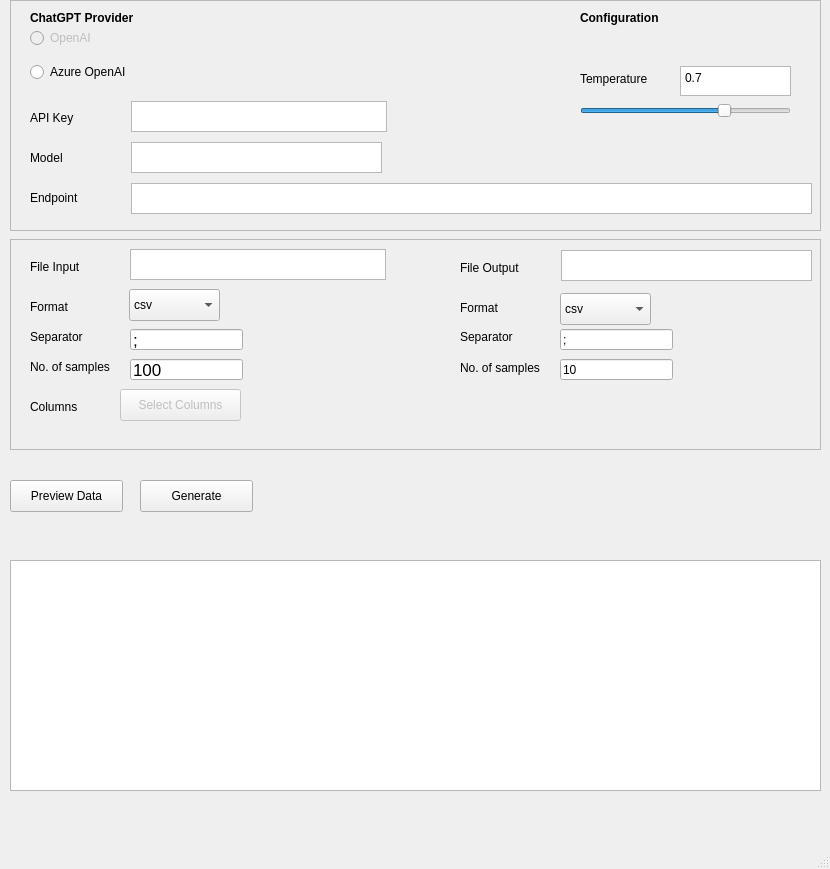
<?xml version="1.0" encoding="UTF-8"?>
<ui version="4.0">
 <class>MainWindow</class>
 <widget class="QMainWindow" name="MainWindow">
  <property name="geometry">
   <rect>
    <x>0</x>
    <y>0</y>
    <width>830</width>
    <height>869</height>
   </rect>
  </property>
  <property name="windowTitle">
   <string>MainWindow</string>
  </property>
  <widget class="QWidget" name="centralwidget">
   <widget class="QLabel" name="labelOpenai">
    <property name="geometry">
     <rect>
      <x>30</x>
      <y>10</y>
      <width>131</width>
      <height>16</height>
     </rect>
    </property>
    <property name="text">
     <string>&lt;html&gt;&lt;head/&gt;&lt;body&gt;&lt;p&gt;&lt;span style=&quot; font-weight:600;&quot;&gt;ChatGPT Provider&lt;/span&gt;&lt;/p&gt;&lt;/body&gt;&lt;/html&gt;</string>
    </property>
   </widget>
   <widget class="QPlainTextEdit" name="plainTextEditTemperature">
    <property name="geometry">
     <rect>
      <x>680</x>
      <y>66</y>
      <width>111</width>
      <height>30</height>
     </rect>
    </property>
    <property name="plainText">
     <string>0.7</string>
    </property>
   </widget>
   <widget class="QPlainTextEdit" name="plainTextEditApikey">
    <property name="geometry">
     <rect>
      <x>131</x>
      <y>101</y>
      <width>256</width>
      <height>31</height>
     </rect>
    </property>
    <property name="maximumSize">
     <size>
      <width>16777215</width>
      <height>31</height>
     </size>
    </property>
    <property name="font">
     <font>
      <pointsize>12</pointsize>
     </font>
    </property>
   </widget>
   <widget class="QLabel" name="labelTemperature">
    <property name="geometry">
     <rect>
      <x>580</x>
      <y>71</y>
      <width>91</width>
      <height>16</height>
     </rect>
    </property>
    <property name="text">
     <string>&lt;html&gt;&lt;head/&gt;&lt;body&gt;&lt;p&gt;Temperature&lt;/p&gt;&lt;/body&gt;&lt;/html&gt;</string>
    </property>
   </widget>
   <widget class="QLabel" name="labelApikey">
    <property name="geometry">
     <rect>
      <x>30</x>
      <y>110</y>
      <width>71</width>
      <height>16</height>
     </rect>
    </property>
    <property name="maximumSize">
     <size>
      <width>16777215</width>
      <height>16</height>
     </size>
    </property>
    <property name="text">
     <string>API Key</string>
    </property>
   </widget>
   <widget class="QSlider" name="horizontalSliderTemperature">
    <property name="geometry">
     <rect>
      <x>580</x>
      <y>100</y>
      <width>211</width>
      <height>22</height>
     </rect>
    </property>
    <property name="maximum">
     <number>100</number>
    </property>
    <property name="value">
     <number>70</number>
    </property>
    <property name="orientation">
     <enum>Qt::Horizontal</enum>
    </property>
   </widget>
   <widget class="QLabel" name="labelConfiguration">
    <property name="geometry">
     <rect>
      <x>580</x>
      <y>10</y>
      <width>91</width>
      <height>16</height>
     </rect>
    </property>
    <property name="text">
     <string>&lt;html&gt;&lt;head/&gt;&lt;body&gt;&lt;p&gt;&lt;span style=&quot; font-weight:600;&quot;&gt;Configuration&lt;/span&gt;&lt;/p&gt;&lt;/body&gt;&lt;/html&gt;</string>
    </property>
   </widget>
   <widget class="QLabel" name="labelModel">
    <property name="geometry">
     <rect>
      <x>30</x>
      <y>150</y>
      <width>71</width>
      <height>16</height>
     </rect>
    </property>
    <property name="maximumSize">
     <size>
      <width>16777215</width>
      <height>16</height>
     </size>
    </property>
    <property name="text">
     <string>Model</string>
    </property>
   </widget>
   <widget class="QPlainTextEdit" name="plainTextEditModel">
    <property name="geometry">
     <rect>
      <x>131</x>
      <y>142</y>
      <width>251</width>
      <height>31</height>
     </rect>
    </property>
    <property name="maximumSize">
     <size>
      <width>16777215</width>
      <height>31</height>
     </size>
    </property>
    <property name="font">
     <font>
      <pointsize>13</pointsize>
     </font>
    </property>
   </widget>
   <widget class="QLabel" name="labelEndpoint">
    <property name="geometry">
     <rect>
      <x>30</x>
      <y>190</y>
      <width>71</width>
      <height>16</height>
     </rect>
    </property>
    <property name="maximumSize">
     <size>
      <width>16777215</width>
      <height>16</height>
     </size>
    </property>
    <property name="text">
     <string>Endpoint</string>
    </property>
   </widget>
   <widget class="QPlainTextEdit" name="plainTextEditEndpoint">
    <property name="geometry">
     <rect>
      <x>131</x>
      <y>183</y>
      <width>681</width>
      <height>31</height>
     </rect>
    </property>
    <property name="maximumSize">
     <size>
      <width>16777215</width>
      <height>31</height>
     </size>
    </property>
    <property name="font">
     <font>
      <pointsize>9</pointsize>
     </font>
    </property>
   </widget>
   <widget class="QFrame" name="frame">
    <property name="geometry">
     <rect>
      <x>10</x>
      <y>0</y>
      <width>811</width>
      <height>231</height>
     </rect>
    </property>
    <property name="frameShape">
     <enum>QFrame::StyledPanel</enum>
    </property>
    <property name="frameShadow">
     <enum>QFrame::Raised</enum>
    </property>
    <widget class="QWidget" name="layoutWidget">
     <property name="geometry">
      <rect>
       <x>20</x>
       <y>20</y>
       <width>131</width>
       <height>71</height>
      </rect>
     </property>
     <layout class="QGridLayout" name="gridLayout">
      <item row="0" column="0">
       <widget class="QRadioButton" name="radioOpenai">
        <property name="enabled">
         <bool>false</bool>
        </property>
        <property name="text">
         <string>OpenAI</string>
        </property>
       </widget>
      </item>
      <item row="1" column="0">
       <widget class="QRadioButton" name="radioAzureopenai">
        <property name="text">
         <string>Azure OpenAI</string>
        </property>
       </widget>
      </item>
     </layout>
    </widget>
   </widget>
   <widget class="QPlainTextEdit" name="plainTextEditFileoutput">
    <property name="geometry">
     <rect>
      <x>561</x>
      <y>250</y>
      <width>251</width>
      <height>31</height>
     </rect>
    </property>
    <property name="maximumSize">
     <size>
      <width>16777215</width>
      <height>31</height>
     </size>
    </property>
    <property name="font">
     <font>
      <pointsize>9</pointsize>
     </font>
    </property>
   </widget>
   <widget class="QLabel" name="labelFileoutput">
    <property name="geometry">
     <rect>
      <x>460</x>
      <y>260</y>
      <width>71</width>
      <height>16</height>
     </rect>
    </property>
    <property name="maximumSize">
     <size>
      <width>16777215</width>
      <height>16</height>
     </size>
    </property>
    <property name="text">
     <string>File Output</string>
    </property>
   </widget>
   <widget class="QLabel" name="labelFormatoutput">
    <property name="geometry">
     <rect>
      <x>460</x>
      <y>300</y>
      <width>71</width>
      <height>16</height>
     </rect>
    </property>
    <property name="maximumSize">
     <size>
      <width>16777215</width>
      <height>16</height>
     </size>
    </property>
    <property name="text">
     <string>Format</string>
    </property>
   </widget>
   <widget class="QFrame" name="frame_2">
    <property name="geometry">
     <rect>
      <x>10</x>
      <y>239</y>
      <width>811</width>
      <height>211</height>
     </rect>
    </property>
    <property name="frameShape">
     <enum>QFrame::StyledPanel</enum>
    </property>
    <property name="frameShadow">
     <enum>QFrame::Raised</enum>
    </property>
    <widget class="QPlainTextEdit" name="plainTextEditFileinput">
     <property name="geometry">
      <rect>
       <x>120</x>
       <y>10</y>
       <width>256</width>
       <height>31</height>
      </rect>
     </property>
     <property name="maximumSize">
      <size>
       <width>16777215</width>
       <height>31</height>
      </size>
     </property>
     <property name="font">
      <font>
       <pointsize>9</pointsize>
      </font>
     </property>
    </widget>
    <widget class="QLabel" name="labelFileinput">
     <property name="geometry">
      <rect>
       <x>20</x>
       <y>20</y>
       <width>71</width>
       <height>16</height>
      </rect>
     </property>
     <property name="maximumSize">
      <size>
       <width>16777215</width>
       <height>16</height>
      </size>
     </property>
     <property name="text">
      <string>File Input</string>
     </property>
    </widget>
    <widget class="QLabel" name="labelColumns">
     <property name="geometry">
      <rect>
       <x>20</x>
       <y>160</y>
       <width>71</width>
       <height>16</height>
      </rect>
     </property>
     <property name="maximumSize">
      <size>
       <width>16777215</width>
       <height>16</height>
      </size>
     </property>
     <property name="text">
      <string>Columns</string>
     </property>
    </widget>
    <widget class="QLineEdit" name="lineEditSeparatorinput">
     <property name="geometry">
      <rect>
       <x>120</x>
       <y>90</y>
       <width>113</width>
       <height>21</height>
      </rect>
     </property>
     <property name="font">
      <font>
       <pointsize>13</pointsize>
      </font>
     </property>
     <property name="text">
      <string>;</string>
     </property>
    </widget>
    <widget class="QLabel" name="labelSeperatorinput">
     <property name="geometry">
      <rect>
       <x>20</x>
       <y>90</y>
       <width>71</width>
       <height>16</height>
      </rect>
     </property>
     <property name="maximumSize">
      <size>
       <width>16777215</width>
       <height>16</height>
      </size>
     </property>
     <property name="text">
      <string>Separator</string>
     </property>
    </widget>
    <widget class="QPushButton" name="pushButtonSelectColumns">
     <property name="enabled">
      <bool>false</bool>
     </property>
     <property name="geometry">
      <rect>
       <x>110</x>
       <y>150</y>
       <width>121</width>
       <height>32</height>
      </rect>
     </property>
     <property name="text">
      <string>Select Columns</string>
     </property>
    </widget>
    <widget class="QLabel" name="labelFormatinput">
     <property name="geometry">
      <rect>
       <x>20</x>
       <y>60</y>
       <width>71</width>
       <height>16</height>
      </rect>
     </property>
     <property name="maximumSize">
      <size>
       <width>16777215</width>
       <height>16</height>
      </size>
     </property>
     <property name="text">
      <string>Format</string>
     </property>
    </widget>
    <widget class="QComboBox" name="comboBoxFormatinput">
     <property name="geometry">
      <rect>
       <x>119</x>
       <y>50</y>
       <width>91</width>
       <height>32</height>
      </rect>
     </property>
     <item>
      <property name="text">
       <string>csv</string>
      </property>
     </item>
    </widget>
    <widget class="QLabel" name="labelSeperatoroutput">
     <property name="geometry">
      <rect>
       <x>450</x>
       <y>90</y>
       <width>71</width>
       <height>16</height>
      </rect>
     </property>
     <property name="maximumSize">
      <size>
       <width>16777215</width>
       <height>16</height>
      </size>
     </property>
     <property name="text">
      <string>Separator</string>
     </property>
    </widget>
    <widget class="QLineEdit" name="lineEditSeparatoroutput">
     <property name="geometry">
      <rect>
       <x>550</x>
       <y>90</y>
       <width>113</width>
       <height>21</height>
      </rect>
     </property>
     <property name="text">
      <string>;</string>
     </property>
    </widget>
    <widget class="QComboBox" name="comboBoxFormatoutput">
     <property name="geometry">
      <rect>
       <x>550</x>
       <y>54</y>
       <width>91</width>
       <height>32</height>
      </rect>
     </property>
     <item>
      <property name="text">
       <string>csv</string>
      </property>
     </item>
    </widget>
    <widget class="QLineEdit" name="lineEditSampleoutputsize">
     <property name="geometry">
      <rect>
       <x>550</x>
       <y>120</y>
       <width>113</width>
       <height>21</height>
      </rect>
     </property>
     <property name="text">
      <string>10</string>
     </property>
    </widget>
    <widget class="QLabel" name="labelSampleinputsize">
     <property name="geometry">
      <rect>
       <x>20</x>
       <y>120</y>
       <width>91</width>
       <height>16</height>
      </rect>
     </property>
     <property name="maximumSize">
      <size>
       <width>16777215</width>
       <height>16</height>
      </size>
     </property>
     <property name="text">
      <string>No. of samples</string>
     </property>
    </widget>
    <widget class="QLineEdit" name="lineEditSampleinputsize">
     <property name="geometry">
      <rect>
       <x>120</x>
       <y>120</y>
       <width>113</width>
       <height>21</height>
      </rect>
     </property>
     <property name="font">
      <font>
       <pointsize>13</pointsize>
      </font>
     </property>
     <property name="text">
      <string>100</string>
     </property>
    </widget>
    <widget class="QLabel" name="labelSamplesize">
     <property name="geometry">
      <rect>
       <x>450</x>
       <y>121</y>
       <width>91</width>
       <height>16</height>
      </rect>
     </property>
     <property name="maximumSize">
      <size>
       <width>16777215</width>
       <height>16</height>
      </size>
     </property>
     <property name="text">
      <string>No. of samples</string>
     </property>
    </widget>
   </widget>
   <widget class="QPushButton" name="pushButtonPreview">
    <property name="geometry">
     <rect>
      <x>10</x>
      <y>480</y>
      <width>113</width>
      <height>32</height>
     </rect>
    </property>
    <property name="text">
     <string>Preview Data</string>
    </property>
   </widget>
   <widget class="QPushButton" name="pushButtonGenerate">
    <property name="geometry">
     <rect>
      <x>140</x>
      <y>480</y>
      <width>113</width>
      <height>32</height>
     </rect>
    </property>
    <property name="text">
     <string>Generate</string>
    </property>
   </widget>
   <widget class="QTableView" name="tableView">
    <property name="geometry">
     <rect>
      <x>10</x>
      <y>560</y>
      <width>811</width>
      <height>231</height>
     </rect>
    </property>
   </widget>
   <zorder>frame_2</zorder>
   <zorder>frame</zorder>
   <zorder>labelOpenai</zorder>
   <zorder>plainTextEditTemperature</zorder>
   <zorder>plainTextEditApikey</zorder>
   <zorder>labelTemperature</zorder>
   <zorder>labelApikey</zorder>
   <zorder>horizontalSliderTemperature</zorder>
   <zorder>labelConfiguration</zorder>
   <zorder>labelModel</zorder>
   <zorder>plainTextEditModel</zorder>
   <zorder>labelEndpoint</zorder>
   <zorder>plainTextEditEndpoint</zorder>
   <zorder>plainTextEditFileoutput</zorder>
   <zorder>labelFileoutput</zorder>
   <zorder>labelFormatoutput</zorder>
   <zorder>pushButtonPreview</zorder>
   <zorder>pushButtonGenerate</zorder>
   <zorder>tableView</zorder>
  </widget>
  <widget class="QMenuBar" name="menubar">
   <property name="geometry">
    <rect>
     <x>0</x>
     <y>0</y>
     <width>830</width>
     <height>24</height>
    </rect>
   </property>
  </widget>
  <widget class="QStatusBar" name="statusbar"/>
 </widget>
 <resources/>
 <connections/>
</ui>
